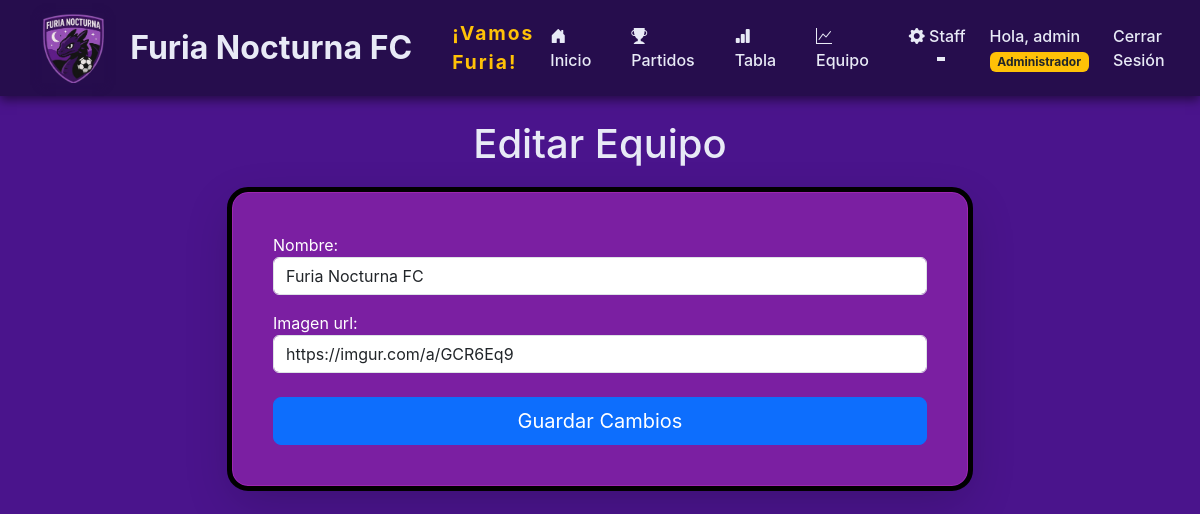
Before: /equipo/4/editar/ (signed in) with the older database file.
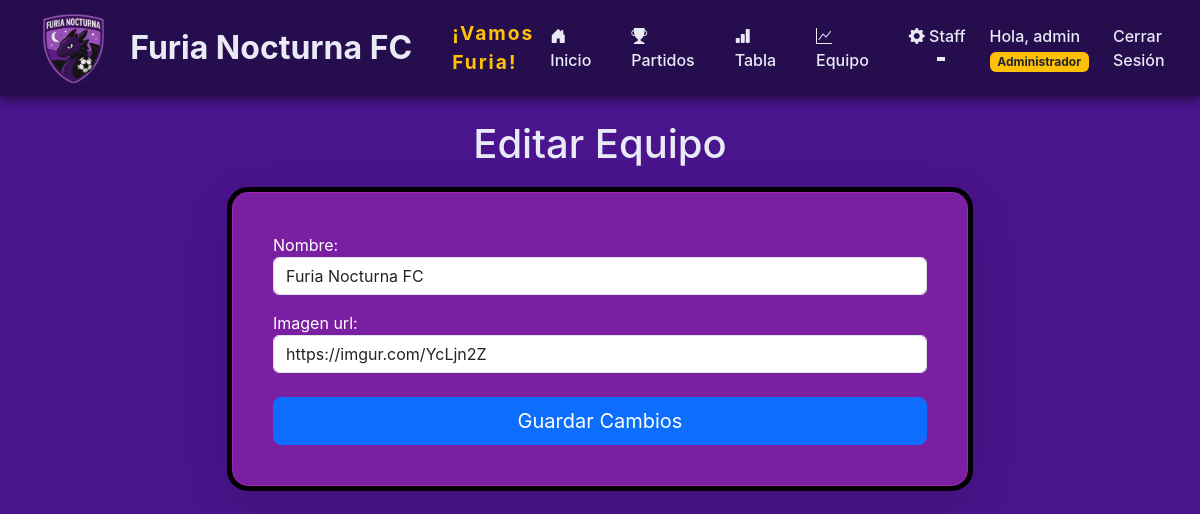
After: the same page with the newer database file.
### jugadores/models.py (models this page shows, shortened)
class Equipo(models.Model):
    nombre = models.CharField(_('nombre'), max_length=100, unique=True)
    torneos = models.ManyToManyField('Torneo', related_name='equipos', blank=True, verbose_name=_('torneos'))
    imagen_url = models.URLField(
        max_length=500,  # Suficiente longitud para la URL de Imgur
        null=True,
        blank=True
    )

### jugadores/views.py (the view)
# urls.py: path('equipo/<int:equipo_id>/editar/', views.editar_equipo, name='editar_equipo'),
@staff_member_required
def editar_equipo(request, equipo_id):
    equipo = get_object_or_404(Equipo, pk=equipo_id)
    if request.method == 'POST':
        form = EquipoForm(request.POST, request.FILES, instance=equipo)
        if form.is_valid():
            form.save()
            messages.success(request, '¡Equipo editado correctamente!')
            return redirect('lista_equipos')
    else:
        form = EquipoForm(instance=equipo)
    return render(request, 'jugadores/editar_equipo.html', {'form': form, 'equipo': equipo})

### jugadores/views.py
class EquipoForm(forms.ModelForm):
    class Meta:
        model = Equipo
        fields = ['nombre', 'imagen_url']
        widgets = {
            'nombre': forms.TextInput(attrs={'class': 'form-control'}),
            'imagen_url': forms.URLInput(attrs={'class': 'form-control', 'placeholder': 'https://...'}),
        }

### jugadores/templates/jugadores/editar_equipo.html (shortened to what this page needs)
{% extends 'jugadores/base.html' %}
{% block contenido %}
<div class="row justify-content-center">
    <div class="col-lg-8 col-md-10">
        <h1 class="text-center mb-4">Editar Equipo</h1>
        <div class="card p-4 shadow-lg">
            <div class="card-body">
                <form method="post" enctype="multipart/form-data" id="form-editar-equipo-{{ equipo.id }}">
                    {{ form.as_p }}
                    <div class="d-grid gap-2 mt-4">
                        <button type="button" class="btn btn-primary btn-lg" data-bs-toggle="modal" data-bs-target="#confirmModalEditarEquipo{{ equipo.id }}">Guardar Cambios</button>
                    </div>
                </form>
            </div>
        </div>
    </div>
</div>
{% endblock %}

Changed rows visible on the page:
changed Equipo "Furia Nocturna FC": imagen_url "https://imgur.com/a/GCR6Eq9" → "https://imgur.com/YcLjn2Z"
